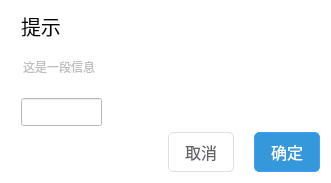
<?xml version="1.0" encoding="UTF-8"?>
<ui version="4.0">
 <class>myDialog</class>
 <widget class="QDialog" name="myDialog">
  <property name="geometry">
   <rect>
    <x>0</x>
    <y>0</y>
    <width>331</width>
    <height>174</height>
   </rect>
  </property>
  <property name="maximumSize">
   <size>
    <width>360</width>
    <height>180</height>
   </size>
  </property>
  <property name="windowTitle">
   <string>Dialog</string>
  </property>
  <property name="styleSheet">
   <string notr="true">background-color: white</string>
  </property>
  <layout class="QVBoxLayout" name="verticalLayout">
   <property name="leftMargin">
    <number>21</number>
   </property>
   <item>
    <widget class="QLabel" name="label">
     <property name="maximumSize">
      <size>
       <width>16777215</width>
       <height>40</height>
      </size>
     </property>
     <property name="font">
      <font>
       <pointsize>15</pointsize>
       <bold>false</bold>
      </font>
     </property>
     <property name="styleSheet">
      <string notr="true">background-color: white;
font-weight:350;</string>
     </property>
     <property name="text">
      <string>提示</string>
     </property>
    </widget>
   </item>
   <item>
    <widget class="QLineEdit" name="lineEdit">
     <property name="enabled">
      <bool>false</bool>
     </property>
     <property name="minimumSize">
      <size>
       <width>0</width>
       <height>45</height>
      </size>
     </property>
     <property name="font">
      <font>
       <pointsize>9</pointsize>
      </font>
     </property>
     <property name="styleSheet">
      <string notr="true">background:transparent;border-width:0;border-style:outset;
background-color: white;
</string>
     </property>
     <property name="text">
      <string>这是一段信息</string>
     </property>
    </widget>
   </item>
   <item>
    <widget class="QLineEdit" name="input_edit">
     <property name="minimumSize">
      <size>
       <width>0</width>
       <height>28</height>
      </size>
     </property>
     <property name="maximumSize">
      <size>
       <width>81</width>
       <height>16777215</height>
      </size>
     </property>
    </widget>
   </item>
   <item>
    <widget class="QWidget" name="widget" native="true">
     <property name="styleSheet">
      <string notr="true">QPushButton#bt_ok{
    border: 1px solid rgb(64, 158, 255);
    font-size: 16px;
    font-weight: normal;
    min-width: 50px;
    width:50;
    line-height: 1.4;
    min-height: 28;
    border-radius: 5px;
    padding: 5px 7px;
    color: white;
    background-color: #3498db;
}
QPushButton#bt_ok:hover {

    background-color: #5dade2;
}
 QPushButton#bt_ok:pressed {
    border: 1px solid #138496;
    background-color:#2c81ba;
}

QPushButton#bt_no{
    border: 1px solid rgb(220, 223, 230);
    font-size: 16px;
    font-weight: normal;
    min-width: 50px;
    width:50;
    line-height: 1.4;
    min-height: 28;
    border-radius: 5px;
    padding: 5px 7px;
    color: rgb(96, 98, 102);
    background-color: white;
}
 QPushButton#bt_no:hover {
    background-color: #ecf5ff;
	color:#3498db;
}
QPushButton#bt_no:pressed {
       border: 1px solid #3498db;
}</string>
     </property>
     <layout class="QHBoxLayout" name="horizontalLayout">
      <property name="spacing">
       <number>0</number>
      </property>
      <property name="leftMargin">
       <number>0</number>
      </property>
      <property name="topMargin">
       <number>0</number>
      </property>
      <property name="rightMargin">
       <number>0</number>
      </property>
      <property name="bottomMargin">
       <number>0</number>
      </property>
      <item>
       <spacer name="horizontalSpacer">
        <property name="orientation">
         <enum>Qt::Horizontal</enum>
        </property>
        <property name="sizeHint" stdset="0">
         <size>
          <width>40</width>
          <height>20</height>
         </size>
        </property>
       </spacer>
      </item>
      <item>
       <widget class="QPushButton" name="bt_no">
        <property name="text">
         <string>取消</string>
        </property>
       </widget>
      </item>
      <item>
       <spacer name="horizontalSpacer_2">
        <property name="orientation">
         <enum>Qt::Horizontal</enum>
        </property>
        <property name="sizeType">
         <enum>QSizePolicy::Fixed</enum>
        </property>
        <property name="sizeHint" stdset="0">
         <size>
          <width>20</width>
          <height>20</height>
         </size>
        </property>
       </spacer>
      </item>
      <item>
       <widget class="QPushButton" name="bt_ok">
        <property name="text">
         <string>确定</string>
        </property>
       </widget>
      </item>
     </layout>
    </widget>
   </item>
  </layout>
 </widget>
 <resources/>
 <connections/>
</ui>
